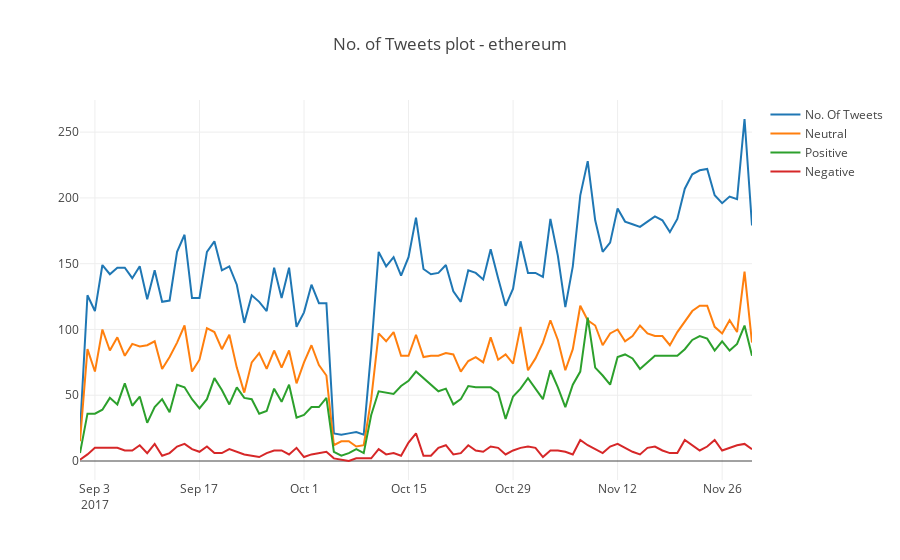

This figure's notebook cell:
### Code cell
import plotly
import plotly.graph_objs as go
from plotly.offline import *
# =================== #
# Plot No. of Tweets  #
# =================== #
trace1 = go.Scatter(
    x=df_noOfTweets['date'],
    y=df_noOfTweets['total'],
    mode = 'lines',
    name='No. Of Tweets'
)
trace2 = go.Scatter(
    x=df_noOfTweets['date'],
    y=df_noOfTweets['neutral'],
    mode = 'lines',
    name='Neutral'
)
trace3 = go.Scatter(
    x=df_noOfTweets['date'],
    y=df_noOfTweets['positive'],
    mode = 'lines',
    name='Positive'
)
trace4 = go.Scatter(
    x=df_noOfTweets['date'],
    y=df_noOfTweets['negative'],
    mode = 'lines',
    name='Negative'
)
data = [trace1, trace2, trace3, trace4]
layout = go.Layout(
    title='No. of Tweets plot - ' + crypto_name
)
fig = go.Figure(data=data, layout=layout)
fname = crypto_name + '_No_Of_Tweets.html'
plotly.offline.iplot(fig, filename = fname) # Plot No. of Tweets
